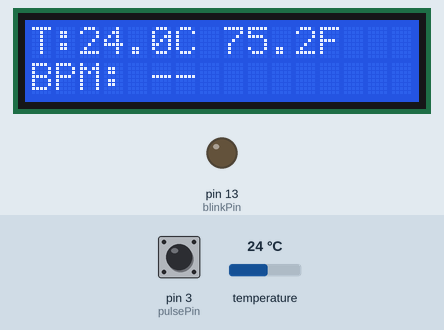
This sketch was run on a simulated Arduino Uno, built with avr-gcc and run on an emulated ATmega328P. Shown: 16×2 character LCD, output pins drawn as LEDs (lit = HIGH). The test bench sets the inputs (shaded band); at power-on: pin 3 (pulsePin) LOW, temperature 24 °C. What the sketch prints to the serial monitor is not drawn.

Above: at 2.2 s.
2.3 s: pin 3 (pulsePin) pulled HIGH for 1 s
At 2.67 s:
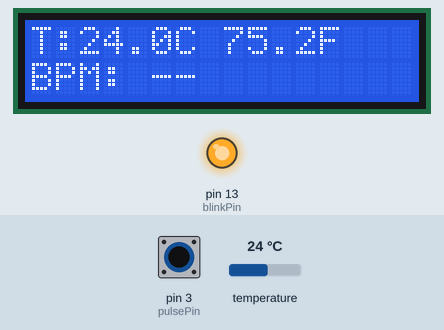
4.8 s: temperature set to 12 °C
At 6.3 s:
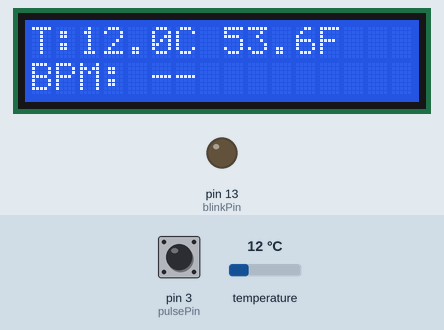
6.6 s: pin 3 (pulsePin) pulled HIGH for 1 s
At 7.8 s:
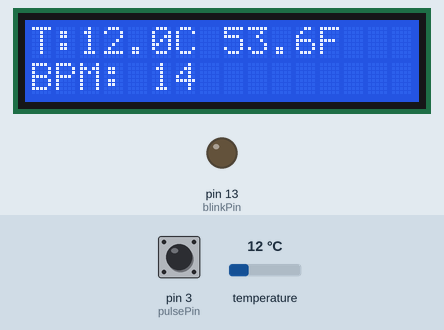
9.1 s: temperature set to 19 °C
At 10.2 s:
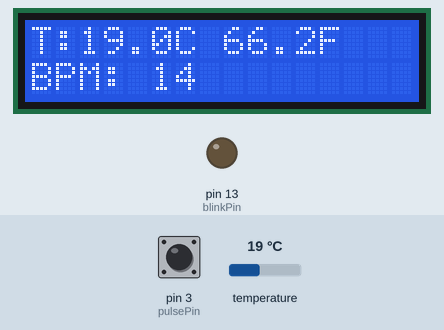
11.4 s: temperature set to 28 °C
At 12.5 s:
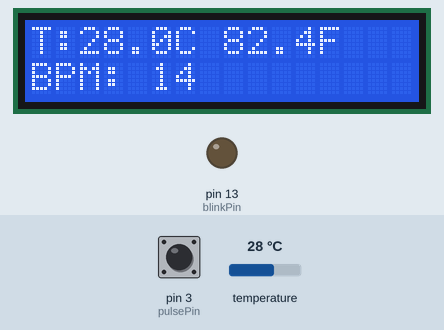
Timing chart, 0 to 14.0 s (numbered marks = the images above; inputs shaded):
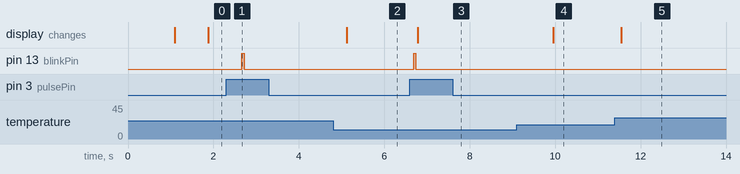

The sketch:

MergedMonitor.ino
```cpp
#include <OneWire.h>
#include <DallasTemperature.h>
#include <Wire.h>
#include <LiquidCrystal_I2C.h>

// Temperature Sensor Setup (DS18B20)
#define ONE_WIRE_BUS 2
OneWire oneWire(ONE_WIRE_BUS);
DallasTemperature sensors(&oneWire);

// Heartbeat Sensor Setup
const uint8_t pulsePin = 3;    // D3 (hardware interrupt pin on Arduino UNO)
const uint8_t blinkPin = 13;   // LED blink on beat

volatile unsigned long lastBeatMicros = 0;
volatile unsigned long IBI = 0;      // ms between beats (rounded)
volatile bool newBeat = false;
const unsigned long minBeatIntervalMicros = 200000UL; // ignore intervals <200ms (300 BPM)

// LCD Setup (I2C address 0x27, 16x2 display)
LiquidCrystal_I2C lcd(0x27, 16, 2);

// Variables
float Celsius = 0;
float Fahrenheit = 0;
int currentBPM = 0;
unsigned long lastDisplayUpdate = 0;
const unsigned long displayUpdateInterval = 1000; // Update display every 1 second

void setup() {
  // Initialize Serial Communication
  Serial.begin(9600);

  // Initialize Temperature Sensor
  sensors.begin();

  // Initialize Heartbeat Sensor
  pinMode(pulsePin, INPUT);
  pinMode(blinkPin, OUTPUT);
  digitalWrite(blinkPin, LOW);
  attachInterrupt(digitalPinToInterrupt(pulsePin), onBeatRising, RISING);

  // Initialize LCD
  lcd.init();
  lcd.backlight();
  lcd.setCursor(0, 0);
  lcd.print("Initializing...");
  delay(1000);
  lcd.clear();

  Serial.println("System Initialized");
}

void loop() {
  // Request temperature reading
  sensors.requestTemperatures();
  Celsius = sensors.getTempCByIndex(0);

  // DO NOT PRINT IF SENSOR IS DISCONNECTED
  if (Celsius != DEVICE_DISCONNECTED_C) {
    Fahrenheit = sensors.toFahrenheit(Celsius);
  }

  // Check if new beat detected
  if (newBeat) {
    noInterrupts();
    unsigned long ibi = IBI;
    newBeat = false;
    interrupts();

    if (ibi > 0) {
      currentBPM = (int)round(60000.0 / (double)ibi);

      // Print to Serial Monitor
      Serial.print("IBI (ms): ");
      Serial.print(ibi);
      Serial.print("  BPM: ");
      Serial.println(currentBPM);
    }

    // Blink LED on beat
    digitalWrite(blinkPin, HIGH);
    delay(50);
    digitalWrite(blinkPin, LOW);
  }

  // Update display every second
  unsigned long currentMillis = millis();
  if (currentMillis - lastDisplayUpdate >= displayUpdateInterval) {
    lastDisplayUpdate = currentMillis;

    // Display Temperature and Celsius on LCD (Line 1)
    lcd.setCursor(0, 0);
    if (Celsius != DEVICE_DISCONNECTED_C) {
      lcd.print("T:");
      lcd.print(Celsius, 1);
      lcd.print("C ");
      lcd.print(Fahrenheit, 1);
      lcd.print("F");
    } else {
      lcd.print("Sensor Error!   ");
    }

    // Display BPM on LCD (Line 2)
    lcd.setCursor(0, 1);
    lcd.print("BPM: ");
    if (currentBPM > 0) {
      lcd.print(currentBPM);
      lcd.print("     ");
    } else {
      lcd.print("--  ");
    }

    // Print to Serial Monitor
    Serial.print("Temperature: ");
    Serial.print(Celsius);
    Serial.print(" C  ");
    Serial.print(Fahrenheit);
    Serial.println(" F");
  }

  delay(20);
}

// Interrupt handler — triggered on rising edge of the pulse
void onBeatRising() {
  unsigned long now = micros();
  unsigned long interval = 0;
  if (lastBeatMicros != 0) {
    interval = (now - lastBeatMicros + 500) / 1000; // convert to ms (rounded)
  }
  // protect against spurious/very-fast pulses (debounce)
  if (interval >= (minBeatIntervalMicros / 1000) || lastBeatMicros == 0) {
    IBI = interval;
    newBeat = true;
  }
  lastBeatMicros = now;
}
```

Measured:
- after the input at 2.3 s, pin 13 (blinkPin): LOW → HIGH after 0.37 s, → LOW 0.05 s later
- after the input at 4.8 s, the display: changes after 0.32 s (image 2)
- after the input at 6.6 s, pin 13 (blinkPin): LOW → HIGH after 0.09 s, → LOW 0.05 s later; the display: changes after 0.19 s (image 3)
- after the input at 9.1 s, the display: changes after 0.85 s (image 4)
- after the input at 11.4 s, the display: changes after 0.15 s (image 5)
